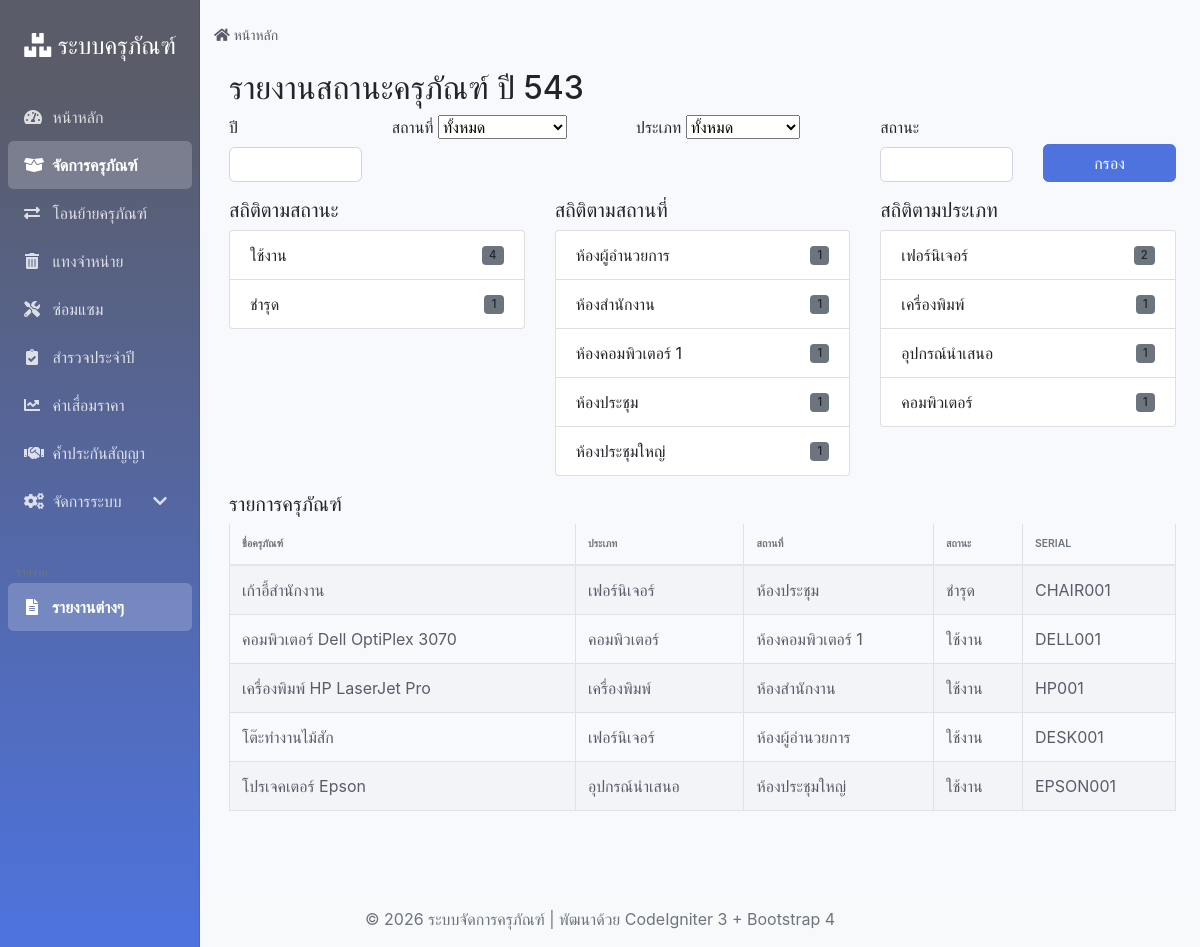
The page /index.php/reports/asset_status on the database as committed earlier.
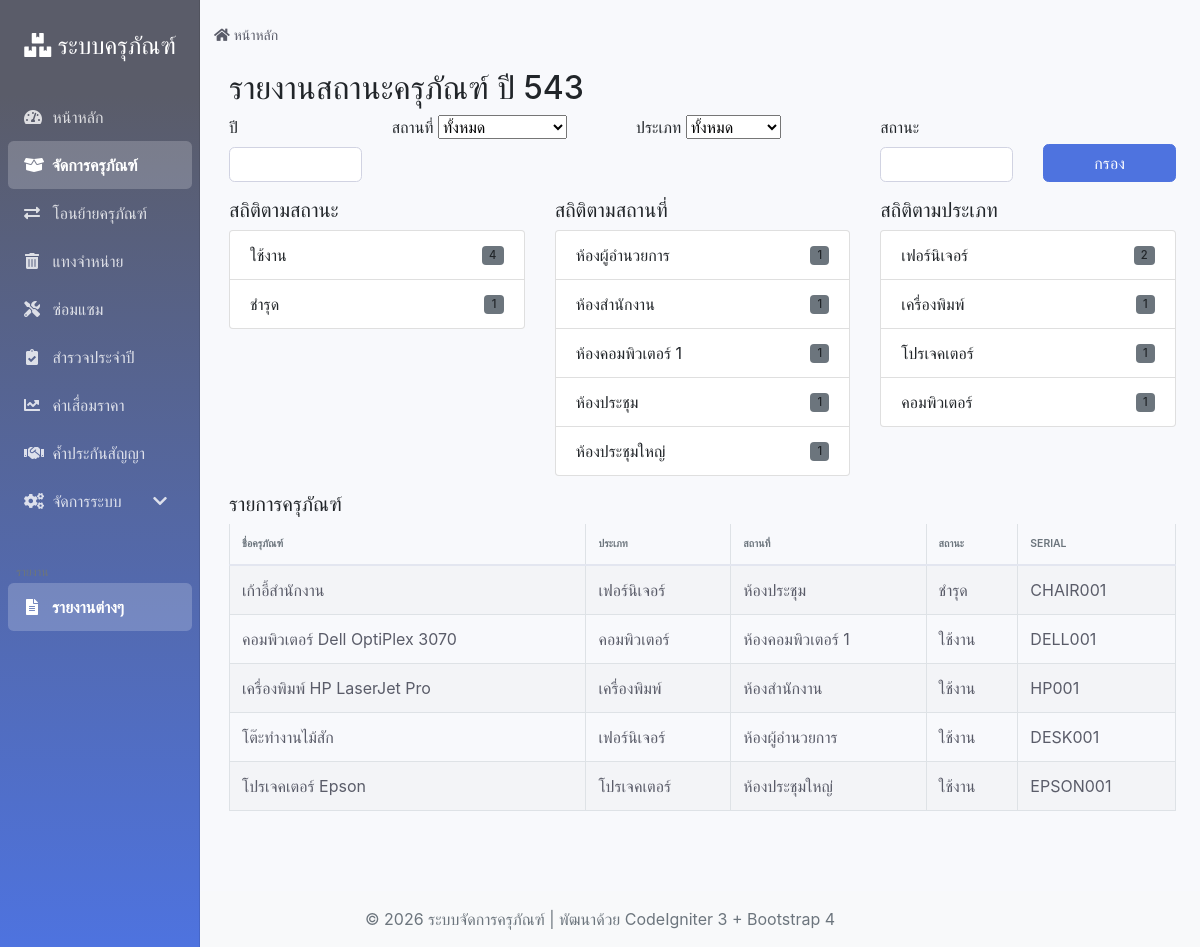
The same page on the database as committed later.
### tables this page shows
CREATE TABLE `assets` (
  `asset_id` int(11) NOT NULL,
  `asset_name` varchar(255) NOT NULL COMMENT 'ชื่อครุภัณฑ์',
  `asset_type` varchar(100) NOT NULL COMMENT 'ประเภทครุภัณฑ์',
  `serial_number` varchar(100) DEFAULT NULL COMMENT 'หมายเลขซีเรียล',
  `purchase_date` date NOT NULL COMMENT 'วันที่จัดซื้อ',
  `purchase_price` decimal(15,2) NOT NULL COMMENT 'ราคาจัดซื้อ',
  `current_location` varchar(255) NOT NULL COMMENT 'สถานที่ตั้งปัจจุบัน',
  `status` enum('ใช้งาน','ชำรุด','จำหน่ายแล้ว','ซ่อมแซม') NOT NULL DEFAULT 'ใช้งาน' COMMENT 'สถานะ',
  `warranty_info` text COMMENT 'ข้อมูลการรับประกัน',
  `depreciation_rate` decimal(5,2) NOT NULL DEFAULT '0.00' COMMENT 'อัตราค่าเสื่อมราคา (%)',
  `acquisition_method` varchar(100) NOT NULL COMMENT 'วิธีการได้มา',
  `responsible_person` varchar(255) NOT NULL COMMENT 'ผู้รับผิดชอบ',
  `created_at` timestamp NOT NULL DEFAULT CURRENT_TIMESTAMP,
  `updated_at` timestamp NOT NULL DEFAULT CURRENT_TIMESTAMP ON UPDATE CURRENT_TIMESTAMP
);

### application/controllers/Reports.php (called while the page is built, shortened)
<?php
class Reports extends CI_Controller {
    public function __construct()
    {
        $this->load->model('Asset_model');
        $this->load->model('Survey_model');
        $this->load->model('Depreciation_model');
        $this->load->model('Transfer_model');
        $this->load->model('Disposal_model');
        $this->load->model('Repair_model');
        $this->load->helper(array('url', 'form'));
        $this->load->library(array('session', 'form_validation'));
    }
    public function asset_status()
    {
        $data = array();
        $location = $this->input->get('location');
        $category = $this->input->get('category');
        $status = $this->input->get('status');
        $year = $this->input->get('year');
        $data['assets'] = $this->Asset_model->get_assets_by_filters($location, $category, $status, $year);
        $data['status_stats'] = $this->Asset_model->get_asset_status_statistics($year);
        $data['location_stats'] = $this->Asset_model->get_asset_location_statistics($year);
        $data['category_stats'] = $this->Asset_model->get_asset_category_statistics($year);
        $data['locations'] = $this->Asset_model->get_distinct_locations($year);
        $data['categories'] = $this->Asset_model->get_distinct_categories($year);
        $data['selected_location'] = $location;
        $data['selected_category'] = $category;
        $data['selected_status'] = $status;
        $data['selected_year'] = $year;
        $data['page_title'] = 'รายงานสถานะครุภัณฑ์ ปี ' . ($year + 543);
        $data['page_name'] = 'asset_status_report';
        $this->load->view('templates/header', $data);
        $this->load->view('reports/asset_status', $data);
        $this->load->view('templates/footer');
    }
}

### index.php (called while the page is built, shortened)
<?php
require_once BASEPATH.'core/CodeIgniter.php';

### application/models/Asset_model.php (called while the page is built, shortened)
<?php
class Asset_model extends CI_Model {
private function _col(array $candidates, $table = 'assets')
{
    foreach ($candidates as $c) {
        if ($this->db->field_exists($c, $table)) return $c;
    }
    return null;
}
public function get_assets_by_filters($location = null, $category = null, $status = null, $year = null)
{
    $table     = 'assets';
    $locCol    = $this->_col(['current_location','location','room','department'], $table);
    $catCol    = $this->_col(['category','asset_type','type'], $table);
    $statusCol = $this->_col(['status','asset_status'], $table);
    $dateCol   = $this->_col(['purchase_date','acquisition_date','created_at','created_date'], $table);
    $this->db->select('a.*');
    if ($catCol)    $this->db->select("a.$catCol   AS category", false);
    if ($locCol)    $this->db->select("a.$locCol   AS current_location", false);
    if ($this->db->field_exists('serial_number', $table)) {
        $this->db->select('a.serial_number AS asset_code', false);
    }
    $this->db->from($table.' a');
    $this->db->order_by('a.asset_name', 'ASC');
    return $this->db->get()->result_array();
}
public function get_asset_status_statistics($year = null)
{
    $table     = 'assets';
    $statusCol = $this->_col(['status','asset_status'], $table);
    $this->db->select("a.$statusCol AS status, COUNT(*) AS count", false)
             ->from($table.' a')
             ->group_by("a.$statusCol")
             ->order_by('count', 'DESC');
    return $this->db->get()->result_array();
}
public function get_asset_location_statistics($year = null)
{
    $table   = 'assets';
    $locCol  = $this->_col(['current_location','location','room','department'], $table);
    $this->db->select("a.$locCol AS location, COUNT(*) AS count", false)
             ->from($table.' a')
             ->group_by("a.$locCol")
             ->order_by('count','DESC');
    return $this->db->get()->result_array();
}
public function get_asset_category_statistics($year = null)
{
    $table   = 'assets';
    $catCol  = $this->_col(['category','asset_type','type'], $table);
    $dateCol = $this->_col(['purchase_date','acquisition_date','created_at','created_date'], $table);
    $this->db->select("a.$catCol AS category, COUNT(*) AS count", false)
             ->from($table.' a')
             ->group_by("a.$catCol")
             ->order_by('count','DESC');
    return $this->db->get()->result_array();
}
public function get_distinct_locations($year = null)
{
    $table   = 'assets';
    $locCol  = $this->_col(['current_location','location','room','department'], $table);
    $this->db->distinct()->select("a.$locCol AS location", false)->from($table.' a');
    $this->db->order_by('location','ASC');
    $rows = $this->db->get()->result_array();
    return array_map(function($r){ return $r['location']; }, $rows);
}
public function get_distinct_categories($year = null)
{
    $table   = 'assets';
    $catCol  = $this->_col(['category','asset_type','type'], $table);
    $this->db->distinct()->select("a.$catCol AS category", false)->from($table.' a');
    $this->db->order_by('category','ASC');
    $rows = $this->db->get()->result_array();
    return array_map(function($r){ return $r['category']; }, $rows);
}
}

### application/views/reports/asset_status.php (the view, shortened to what the changed rows need)
<div class="container my-3">
  <h2><?= isset($page_title) ? htmlspecialchars($page_title, ENT_QUOTES, 'UTF-8') : 'รายงานสถานะครุภัณฑ์'; ?></h2>
  <div class="row mb-3">
    <div class="col-md-4">
      <ul class="list-group">
        <?php if (!empty($category_stats)) foreach ($category_stats as $c): ?>
          <li class="list-group-item d-flex justify-content-between align-items-center">
            <?= htmlspecialchars($c['category'] ?? '-', ENT_QUOTES, 'UTF-8'); ?>
            <span class="badge bg-secondary"><?= (int)($c['count'] ?? 0); ?></span>
          </li>
        <?php endforeach; ?>
      </ul>
    </div>
  </div>
  <div class="table-responsive">
    <table class="table table-striped table-bordered">
      <thead>
        <tr>
          <th>ชื่อครุภัณฑ์</th>
          <th>ประเภท</th>
          <th>สถานที่</th>
          <th>สถานะ</th>
          <th>Serial</th>
        </tr>
      </thead>
      <tbody>
        <?php if (!empty($assets)) foreach ($assets as $a): ?>
          <tr>
            <td><?= htmlspecialchars($a['asset_name'] ?? '-', ENT_QUOTES, 'UTF-8'); ?></td>
            <td><?= htmlspecialchars($a['category'] ?? '-', ENT_QUOTES, 'UTF-8'); ?></td>
            <td><?= htmlspecialchars($a['current_location'] ?? '-', ENT_QUOTES, 'UTF-8'); ?></td>
            <td><?= htmlspecialchars($a['status'] ?? '-', ENT_QUOTES, 'UTF-8'); ?></td>
            <td><?= htmlspecialchars($a['serial_number'] ?? ($a['asset_code'] ?? '-'), ENT_QUOTES, 'UTF-8'); ?></td>
          </tr>
        <?php endforeach; ?>
      </tbody>
    </table>
  </div>
</div>

Rows that differ between the two databases and show on the page:
changed assets "โปรเจคเตอร์ Epson": asset_type "อุปกรณ์นำเสนอ" → "โปรเจคเตอร์"
Other text that changed with them:
new list line: "โปรเจคเตอร์ 1"
list line gone: "อุปกรณ์นำเสนอ 1"
